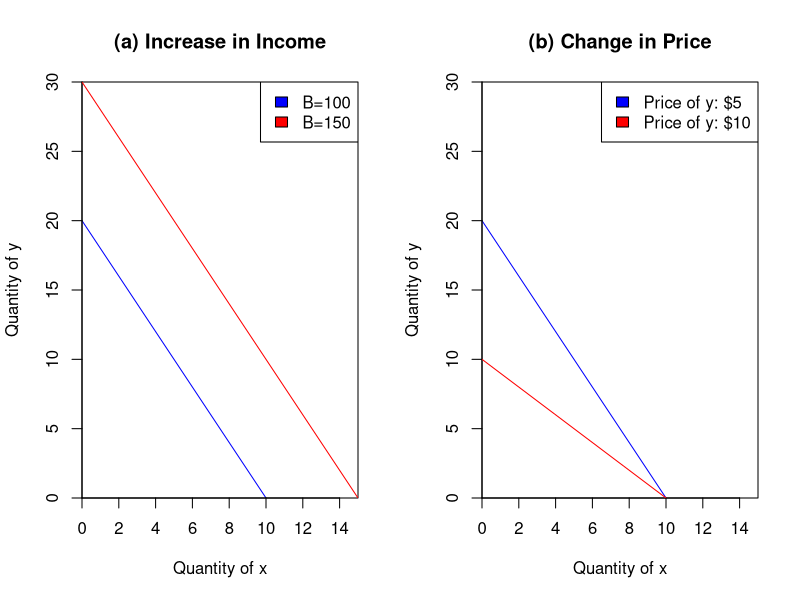

R code for this plot: (Note: this script raises an error after producing the figure.)
## ---- chunk 1
bc = function(x,B,px,py){B/py-px/py*x}
par(mfrow=c(1,2))
  curve(bc(x,100,10,5),from=0,to=15,ylab="Quantity of y",xlab="Quantity of x",
        main="(a) Increase in Income",ylim=c(0,30),yaxs="i",xaxs="i",col="blue")  
  curve(bc(x,150,10,5),from=0,to=15,ylab="Quantity of y",xlab="Quantity of x",
        main="(a) Increase in Income",ylim=c(0,30),yaxs="i",xaxs="i",col="red",add=TRUE)  
  legend("topright",legend=c("B=100","B=150"),fill=c("blue","red"))
  curve(bc(x,100,10,5),from=0,to=15,ylab="Quantity of y",xlab="Quantity of x",
        main="(b) Change in Price",ylim=c(0,30),yaxs="i",xaxs="i",col="blue")  
  curve(bc(x,100,10,10),from=0,to=15,ylim=c(0,30),yaxs="i",xaxs="i",col="red",add=TRUE)  
  legend("topright",legend=c("Price of y: $5","Price of y: $10"),fill=c("blue","red"))     
rm(bc)
## ---- chunk 2
data("volcano")
temputility = as.matrix(utility)
par(mfrow=c(1,2))
    persp3D(z=volcano,contour=list(side=c("zmax","z")),zlim=c(90,300),phi=30,theta=20,d=10,
            box=FALSE,main="(a) Mount Saint Helens")
    persp3D(z=temputility,contour=list(side=c("zmax","z")),zlim=c(0, 150),phi=30,theta=20,d=20,
            box=TRUE,xlab="Apples",ylab="Milk",zlab="Utility",yaxs="i",xaxs="i",zaxs="i",
            main="(b) Utility from Milk and Apples")
rm(volcano)
## ---- chunk 3
A         = 10
b         = 0.5
fun_util  = function(x){A*x^b}
mu        = function(x){A*b*x^(b-1)}
par(mfrow=c(1,2))
  curve(fun_util,from=0,to=10,ylab="Utility of x",xlab="Quantity of x",
        main="Utility",ylim=c(0,35),yaxs="i",xaxs="i")  
  curve(mu,from=0,to=10,ylab="Marginal Utility of x",xlab="Quantity of x",
        main="Marginal Utility",ylim=c(0,35),yaxs="i",xaxs="i")  
rm(mu,A,b)
## ---- chunk 4
M         = 100
py        = 20
rho       = 0.4
r         = rho/(rho-1)
U         = function(x,y){(x^rho + y^rho)^(1/rho)}
bc        = function(x,px){M/py-px/py*x}          
indif     = function(x,u){(u^rho-x^rho)^(1/rho)}   
xd        = function(px,py){px^(r-1)*M/(px^r+py^r)}
yd        = function(px,py){py^(r-1)*M/(px^r+py^r)}
#--------------------------------------------------------------------------------------------------
px1       = 10
x1        = xd(px1,py)
y1        = yd(px1,py)
u1        = U(x1,y1)
#--------------------------------------------------------------------------------------------------
px2       = 15;
x2        = xd(px2,py)
y2        = yd(px2,py)
u2        = U(x2,y2)
#--------------------------------------------------------------------------------------------------
px3       = 20
x3        = xd(px3,py)
y3        = yd(px3,py)
u3        = U(x3,y3)
#--------------------------------------------------------------------------------------------------
 par(mfrow=c(1,2))
      curve(bc(x,px1),from=0,to=10,ylab="Quantity of y",xlab="Quantity of x",
            main="CES Function",ylim=c(0,5),yaxs="i",xaxs="i",col="black")
      curve(indif(x,u1),from=0.5*x1,to=1.5*x1,col="black",add=TRUE)
           segments(x1,0,x1,y1,lty=2,col="black")
           segments(0,y1,x1,y1,lty=2,col="black")
      curve(bc(x,px2),from=0,to=10,ylim=c(0,5),yaxs="i",xaxs="i",col="blue",add=TRUE)
      curve(indif(x,u2),from=0.5*x2,to=1.5*x2,col="blue",add=TRUE)
           segments(x2,0,x2,y2,lty=2,col="blue")
           segments(0,y2,x2,y2,lty=2,col="blue")
      curve(bc(x,px3),from=0,to=10,ylim=c(0,5),yaxs="i",xaxs="i",col="red",add=TRUE)
      curve(indif(x,u3),from=0.5*x3,to=1.5*x3,col="red",add=TRUE)  
           segments(x3,0,x3,y3,lty=2,col="red")
           segments(0,y3,x3,y3,lty=2,col="red")          
#--------------------------------------------------------------------------------------------------
M         = 100
a         = 0.4
b         = 0.7
U         = function(x,y){x^a*y^b}               
bc        = function(x,px){M/py-px/py*x}          
indif     = function(x,U){(U/x^a)^(1/b)}         
xd        = function(px,py){(a/(a+b))*M/px}
yd        = function(px,py){(b/(a+b))*M/py}
#--------------------------------------------------------------------------------------------------
px1             = 10
x1        = xd(px1,py)
y1        = yd(px1,py)
u1        = U(x1,y1)
#--------------------------------------------------------------------------------------------------
px2       = 15;
x2        = xd(px2,py)
y2        = yd(px2,py)
u2        = U(x2,y2)
#--------------------------------------------------------------------------------------------------
px3                 = 20
x3        = xd(px3,py)
y3        = yd(px3,py)
u3        = U(x3,y3)
#--------------------------------------------------------------------------------------------------
curve(bc(x,px1),from=0,to=10,ylab="Quantity of y",xlab="Quantity of x",
     main="Cobb-Douglas Function",ylim=c(0,5),yaxs="i",xaxs="i",col="black")
curve(indif(x,u1),from=0.5*x1,to=1.5*x1,col="black",add=TRUE)
    segments(x1,0,x1,y1,lty=2,col="black")
    segments(0,y1,x1,y1,lty=2,col="black")
curve(bc(x,px2),from=0,to=10,ylim=c(0,5),yaxs="i",xaxs="i",col="blue",add=TRUE)
curve(indif(x,u2),from=0.5*x2,to=1.5*x2,col="blue",add=TRUE)
    segments(x2,0,x2,y2,lty=2,col="blue")
    segments(0,y2,x2,y2,lty=2,col="blue")
curve(bc(x,px3),from=0,to=10,ylim=c(0,5),yaxs="i",xaxs="i",col="red",add=TRUE)
curve(indif(x,u3),from=0.5*x3,to=1.5*x3,col="red",add=TRUE)  
    segments(x3,0,x3,y3,lty=2,col="red")
    segments(0,y3,x3,y3,lty=2,col="red")  
rm(a,b,M,px1,px2,px3,py,r,rho,u1,u2,u3,x1,x2,x3,y1,y2,y3,indif,U,xd,yd)
## ---- chunk 5
funQ1 = function(Q){5-Q/2}
funQ2 = function(Q){8-Q/3}
funQ3 = function(Q){15-Q}
funmd = function(P){max(0,10-2*P)+max(0,24-3*P)+max(0,15-P)}
Q     = seq(0,funmd(0),0.5)
P     = matrix(0,length(Q),1)
for(i in 1:(length(Q)-1)){
        exmd            = function(p){funmd(p)-Q[i]}
        pmd             = lsqnonlin(exmd,x0=0)
        P[i,1]          = pmd$x}
curve(funQ1,from=0,to=10,xlim=c(0,49),ylim=c(0,15),col="blue",main="Aggregate Demand",
      ylab="Price",xlab="Quantity",yaxs="i",xaxs="i")
curve(funQ2,from=0,to=24,add=TRUE,col="darkgreen")
curve(funQ3,from=0,to=15,add=TRUE,col="red")
lines(Q,P,lty=1)
legend("topright",legend=c("Consumer 1","Consumer 2","Consumer 3","Market Demand"),
       fill=c("blue","darkgreen","red","black"))
## ---- chunk 6
a         = 0.4
b         = 1-a
py        = 10
U         = function(x,y){x^a*y^b}               
bc        = function(M,x,px){M/py-px/py*x}          
indif     = function(x,U){(U/x^a)^(1/b)}         
xd        = function(px,py,M){(a/(a+b))*M/px}
yd        = function(px,py,M){(b/(a+b))*M/py}
#--------------------------------------------------------------------------------------------------
M1        = 1000
px1       = 20
x1        = xd(px1,py,M1)
y1        = yd(px1,py,M1)
u1        = U(x1,y1)
#--------------------------------------------------------------------------------------------------
M2        = 800
px2       = 10;
x2        = xd(px2,py,M2)
y2        = yd(px2,py,M2)
u2        = U(x2,y2)
#--------------------------------------------------------------------------------------------------
curve(bc(M1,x,px1),from=0,to=80,ylab="Other Goods",xlab="Boxes with Ingredients",
  main="Food Delivery",ylim=c(0,100),yaxs="i",xaxs="i",col="black")
curve(indif(x,u1),from=0.5*x1,to=1.5*x1,col="black",add=TRUE)
 segments(x1,0,x1,y1,lty=2,col="black")
 segments(0,y1,x1,y1,lty=2,col="black")
curve(bc(M2,x,px2),from=0,to=80,ylim=c(0,100),yaxs="i",xaxs="i",col="blue",add=TRUE)
curve(indif(x,u2),from=0.5*x2,to=1.5*x2,col="blue",add=TRUE)
 segments(x2,0,x2,y2,lty=2,col="blue")
 segments(0,y2,x2,y2,lty=2,col="blue")
## ---- chunk 7
M         = 100
a         = 0.4
px        = 3
py        = 2
U         = function(x,y){x^a*y^(1-a)}
bc        = function(x,M,T,px,py,t){(M-T)/py-(px+t)/py*x}
indif     = function(x,U){(U/x^a)^(1/(1-a))}    
xd        = function(px,M,t,T){a*(M-T)/(px+t)}
yd        = function(py,M,t,T){(1-a)*(M-T)/py}
#--------------------------------------------------------------------------------------------------
t1        = 0
T1        = 0
x1        = xd(px,M,t1,T1)
y1        = yd(py,M,t1,T1)
u1        = U(x1,y1)          
#--------------------------------------------------------------------------------------------------
t2        = 3
T2        = 0
x2        = xd(px,M,t2,T2)
y2        = yd(py,M,t2,T2)
u2        = U(x2,y2)
#--------------------------------------------------------------------------------------------------
T3        = x2*t2
t3        = 0
x3        = xd(px,M,t3,T3)
y3        = yd(py,M,t3,T3)
u3        = U(x3,y3)
#--------------------------------------------------------------------------------------------------
curve(bc(x,M,T1,px,py,t1),from=0,to=35,ylab="Quantity of y",xlab="Quantity of x",
     main="Lump-Sum vs. Per-Unit Tax",ylim=c(0,50),yaxs="i",
     xaxs="i",col="black")
curve(indif(x,u1),from=0.5*x1,to=1.5*x1,col="black",add=TRUE)
    segments(x1,0,x1,y1,lty=2,col="black")
    segments(0,y1,x1,y1,lty=2,col="black")
curve(bc(x,M,T2,px,py,t2),from=0,to=35,ylim=c(0,50),yaxs="i",xaxs="i",col="blue",add=TRUE)
curve(indif(x,u2),from=0.5*x2,to=1.5*x2,col="blue",add=TRUE)
    segments(x2,0,x2,y2,lty=2,col="blue")
    segments(0,y2,x2,y2,lty=2,col="blue")
curve(bc(x,M,T3,px,py,t3),from=0,to=35,ylim=c(0,50),yaxs="i",xaxs="i",col="red",add=TRUE)
curve(indif(x,u3),from=0.5*x3,to=1.5*x3,col="red",add=TRUE)  
    segments(x3,0,x3,y3,lty=2,col="red")
    segments(0,y3,x3,y3,lty=2,col="red") 
rm(bc,a,b,M,M1,M2,px,px1,px2,py,T1,t1,T2,t2,T3,t3,u1,u2,u3,x1,x2,x3,y1,y2,y3,indif,
   U,xd,yd,pmd,i,Q,exmd,funmd,funQ1,funQ2,funQ3)
## ---- chunk 8
milesdriven    = 10000
gallons        = function(x){milesdriven/x}
     curve(gallons,from=0,to=50,ylab="Gallons per 10,000 Miles",xlab="Miles per Gallon",
           ylim=c(0,2500),yaxs="i",xaxs="i")  
     graphics.off()
rm(milesdriven,gallons)
## ---- chunk 9
M                        = 100
a                        = 0.4
px                       = 2
py                       = 1
U                        = function(x,y){x^a*y^(1-a)}                   
bc                       = function(x,M,T,px,py,t){(M-T)/py-(px+t)/py*x}  
indif                    = function(x,U){(U/x^a)^(1/(1-a))}           
xd                       = function(px,M,t,T){a*(M-T)/(px+t)}
yd                       = function(py,M,t,T){(1-a)*(M-T)/py}
     t                   = 0
     T                   = 0
     x0                  = xd(px,M,t,T)
     y0                  = yd(py,M,t,T)
     u0                  = U(x0,y0)
     curve(bc(x,M,T,px,py,t),from=0,to=M/px,ylab="Other Goods",xlab="Candy",ylim=c(0,120),
           yaxs="i",xaxs="i",col="black")
     curve(indif(x,u0),from=0.5*x0,to=1.5*x0,add=TRUE,yaxs="i",xaxs="i",col="black")
     t                   = 2
     T                   = 0
     x1                  = xd(px,M,t,T)
     y1                  = yd(py,M,t,T)
     u1                  = U(x1,y1)
     t_rev1              = t*x1
     curve(bc(x,M,T,px,py,t),from=0,to=M/px,add=TRUE,yaxs="i",xaxs="i",col="black")
     curve(indif(x,u1),from=0.5*x1,to=1.5*x1,add=TRUE,yaxs="i",xaxs="i",col="black")
rm(a,M,px,py,T,t,t_rev1,u0,u1,x0,x1,y0,y1,bc,indif,U,xd,yd)
